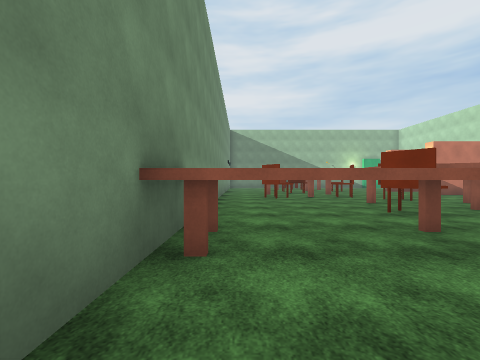
view 1 (above)

16 first-person views from a walk through a 3-D level made in the Unity game engine. The camera is 1.4 m above the floor, looks level and sees 90° across. Doors are open. The floor is counted in squares, 2 m on a side. Each view is taken from the middle of a square. On the plan, view 1 faces up. The plan holds only what a view shows up to about 9 squares ahead; the rest is blank. The place goes on beyond the plan. The player character is not drawn. Surface patterns are stand-ins for the level's own textures.

view 2
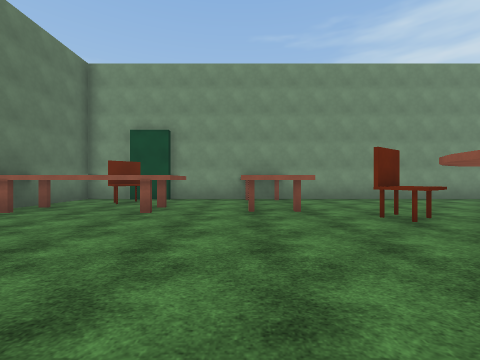

view 3
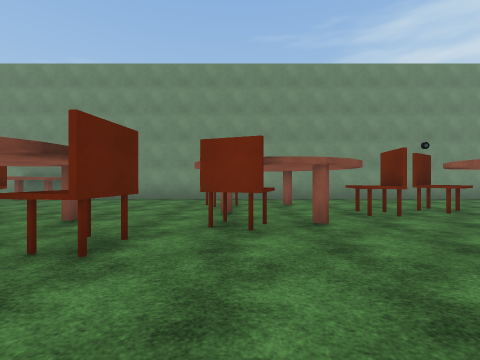

view 4
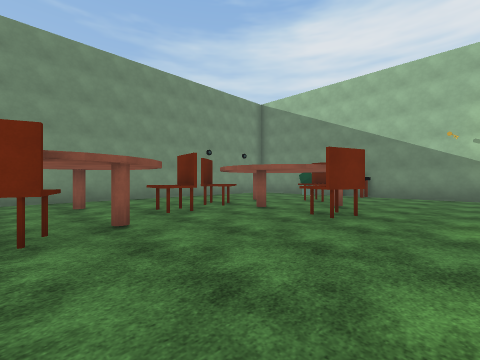

view 5
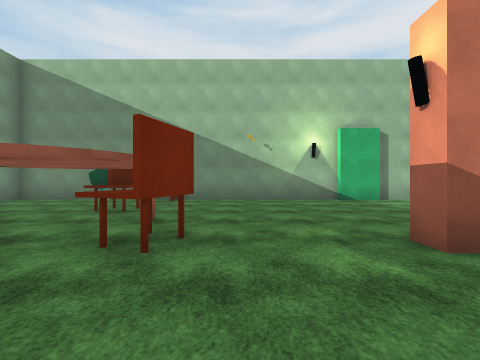

view 6
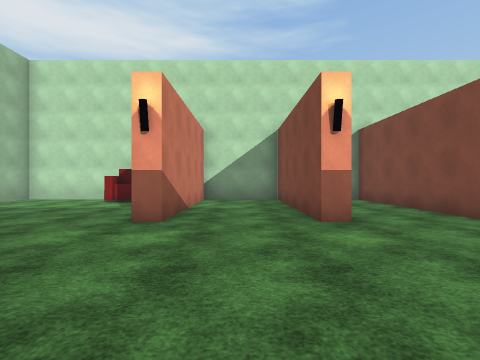

view 7
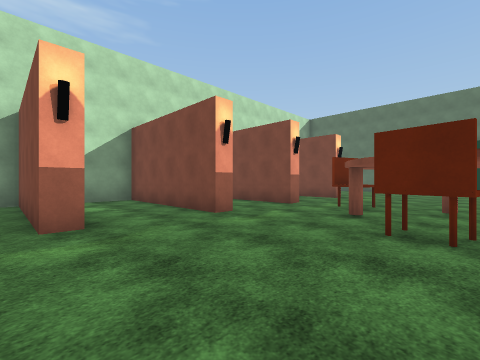

view 8
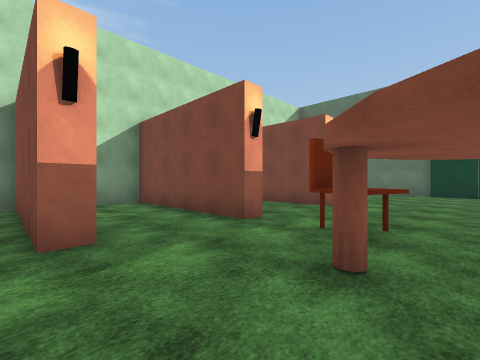

view 9
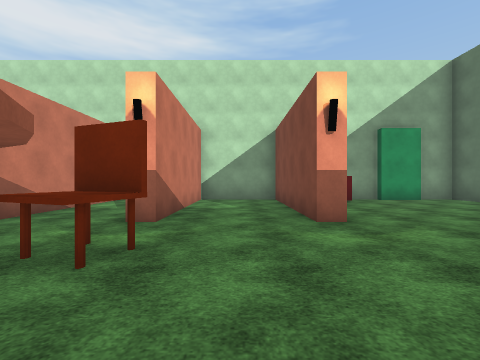

view 10
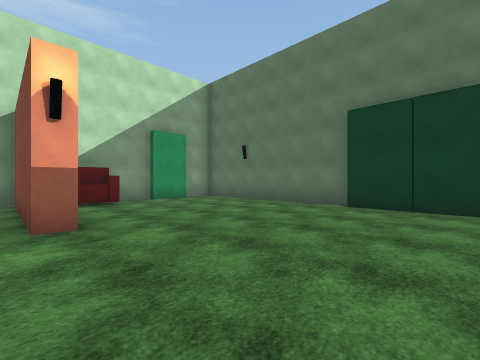

view 11
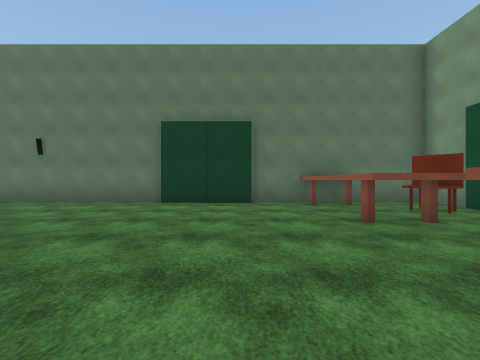

view 12
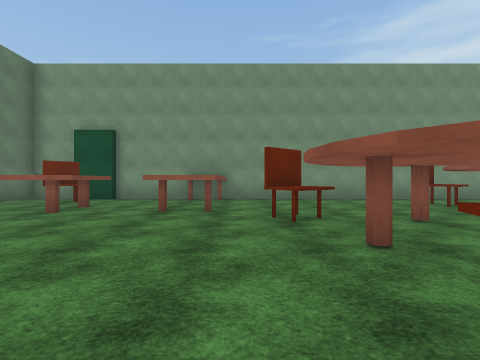

view 13
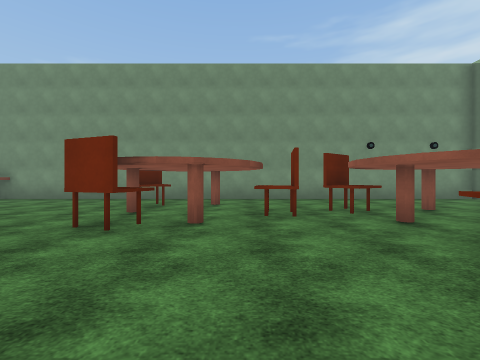

view 14
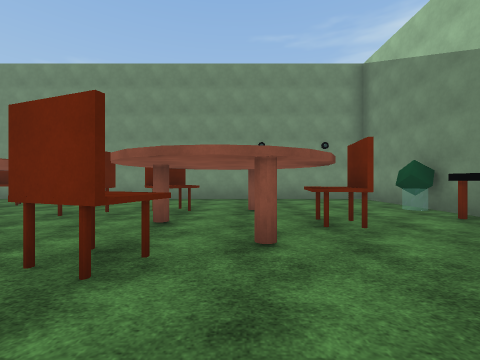

view 15
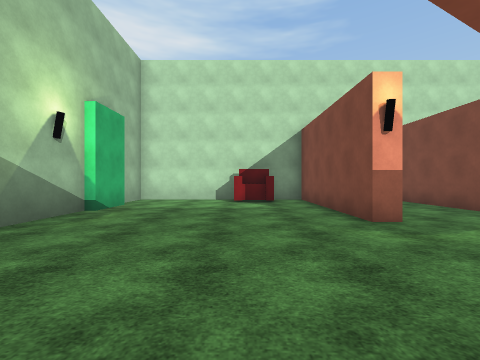

view 16
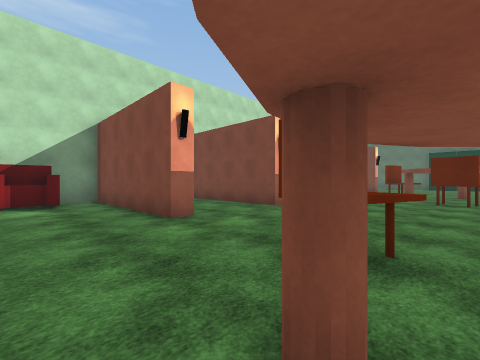

### Floor plan
Key: @ floor where view 1 was taken; # wall or solid block; . floor; D open door; C chair; T thing the floor can be seen under or through; O other object.
Columns run from 1 left of view 1 to 14 right of it. Each row starts with its distance up from view 1.
 21 ################
 20 #..O.OO........#
 19 #..............#
 18 DD...C.........#
 17 #.............C#
 16 #.....#.......C#
 15 #..C#O.C..######
 14 #...C..........#
 13 #...C..........#
 12 #.........######
 11 #.O..........  #
 10 #.C..C.........#
  9 #..C......######
  8 #.....#C.......#
  7 #....#..#......#
  6 #.......C.######
  5 #...CCO.C......#
  4 #..............#
  3 #TTTT.....######
  2 #TTTT.........
  1 #.............C
  0 #@.##..........#
 -1 #CC #..........#
 -2 #CC #..........#
 -3 #  ##..........#
 -4 ################

Positions as (right, up) in squares from view 1, and headings:
1: (0, 0), facing up
2: (8, 2), facing left
3: (8, 10), facing left
4: (8, 10), facing up-left
5: (7, 12), facing up
6: (5, 13), facing right
7: (5, 12), facing down-right
8: (6, 9), facing down-right
9: (5, 4), facing right
10: (5, 3), facing down-right
11: (5, 4), facing down
12: (8, 4), facing left
13: (8, 12), facing left
14: (8, 16), facing left
15: (5, 17), facing right
16: (5, 17), facing down-right
